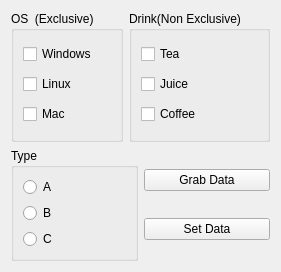
<?xml version="1.0" encoding="UTF-8"?>
<ui version="4.0">
 <class>Widget</class>
 <widget class="QWidget" name="Widget">
  <property name="geometry">
   <rect>
    <x>0</x>
    <y>0</y>
    <width>269</width>
    <height>272</height>
   </rect>
  </property>
  <property name="windowTitle">
   <string>Widget</string>
  </property>
  <layout class="QVBoxLayout" name="verticalLayout_5">
   <item>
    <layout class="QHBoxLayout" name="horizontalLayout_2">
     <item>
      <widget class="QGroupBox" name="OsGroupBox">
       <property name="title">
        <string>OS  (Exclusive)</string>
       </property>
       <layout class="QVBoxLayout" name="verticalLayout">
        <item>
         <widget class="QCheckBox" name="windowsCheckBox">
          <property name="text">
           <string>Windows</string>
          </property>
         </widget>
        </item>
        <item>
         <widget class="QCheckBox" name="linuxCheckBox">
          <property name="text">
           <string>Linux</string>
          </property>
         </widget>
        </item>
        <item>
         <widget class="QCheckBox" name="macCheckBox">
          <property name="text">
           <string>Mac</string>
          </property>
         </widget>
        </item>
       </layout>
      </widget>
     </item>
     <item>
      <widget class="QGroupBox" name="drinkGroupBox">
       <property name="title">
        <string>Drink(Non Exclusive)</string>
       </property>
       <layout class="QVBoxLayout" name="verticalLayout_2">
        <item>
         <widget class="QCheckBox" name="TeaCheckBox">
          <property name="text">
           <string>Tea</string>
          </property>
         </widget>
        </item>
        <item>
         <widget class="QCheckBox" name="juiceCheckBox">
          <property name="text">
           <string>Juice</string>
          </property>
         </widget>
        </item>
        <item>
         <widget class="QCheckBox" name="coffeeCheckBox">
          <property name="text">
           <string>Coffee</string>
          </property>
         </widget>
        </item>
       </layout>
      </widget>
     </item>
    </layout>
   </item>
   <item>
    <layout class="QHBoxLayout" name="horizontalLayout">
     <item>
      <widget class="QGroupBox" name="TypegroupBox">
       <property name="title">
        <string>Type</string>
       </property>
       <layout class="QVBoxLayout" name="verticalLayout_4">
        <item>
         <widget class="QRadioButton" name="aRadioButton">
          <property name="text">
           <string>A</string>
          </property>
         </widget>
        </item>
        <item>
         <widget class="QRadioButton" name="bRadioButton">
          <property name="text">
           <string>B</string>
          </property>
         </widget>
        </item>
        <item>
         <widget class="QRadioButton" name="cRadioButton">
          <property name="text">
           <string>C</string>
          </property>
         </widget>
        </item>
       </layout>
      </widget>
     </item>
     <item>
      <layout class="QVBoxLayout" name="verticalLayout_3">
       <item>
        <widget class="QPushButton" name="pushButton">
         <property name="text">
          <string>Grab Data</string>
         </property>
        </widget>
       </item>
       <item>
        <widget class="QPushButton" name="pushButton_2">
         <property name="text">
          <string>Set Data</string>
         </property>
        </widget>
       </item>
      </layout>
     </item>
    </layout>
   </item>
  </layout>
 </widget>
 <resources/>
 <connections/>
</ui>
